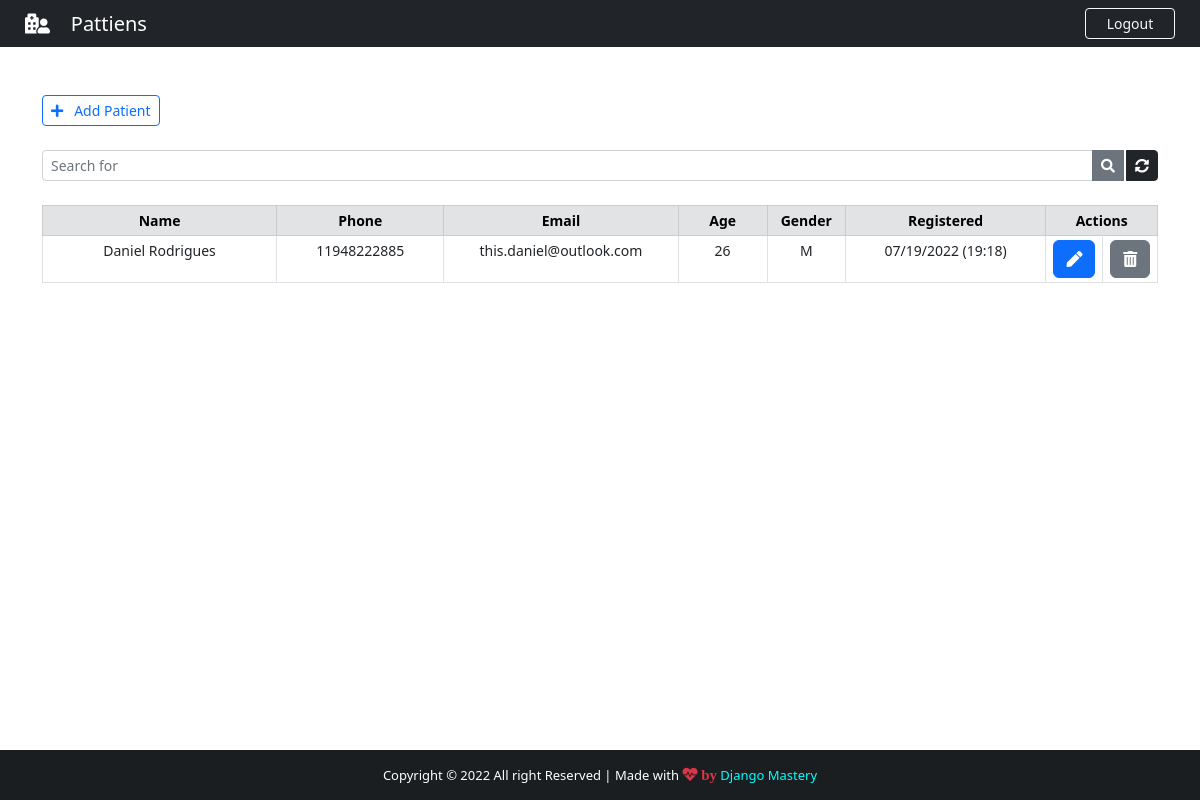
/hospital/backend/ (signed in), run on the app's committed database.
### hospital/models.py (models this page shows, shortened)
class Patient(models.Model):
    GENDER = (
        ('F', 'F'),
        ('M', 'M'),
    )
    id = models.IntegerField(primary_key=True)
    name = models.CharField(max_length=100)
    phone = models.CharField(max_length=100)
    email = models.CharField(max_length=100)
    age = models.CharField(max_length=100)
    gender = models.CharField(max_length=100, null=True, choices=GENDER)
    note = models.TextField(blank=True)
    created_at = models.DateTimeField(auto_now_add=True)

### hospital/views.py (the view)
# urls.py: path('backend/', views.backend, name='backend'),
@login_required(login_url='login')
def backend(request):
    if 'q' in request.GET:
        q = request.GET['q']
        all_patient_list = Patient.objects.filter(
            Q(name__icontains=q) | Q(phone=q) | Q(email=q) | Q(age=q) | Q(gender=q) | Q(note=q)
        ).order_by('-id')
    else:
        all_patient_list = Patient.objects.all().order_by('-id')
    paginator = Paginator(all_patient_list, 2)
    page = request.GET.get('page')
    all_patient = paginator.get_page(page)
    return render(request, 'hospital/backend.html', {"patients": all_patient})

### templates/hospital/backend.html (shortened to what this page needs)
{% extends './base.html' %}
{% block navbar-content %}
    <i class="fas fa-hospital-user"></i> &nbsp;&nbsp; Pattiens
{% endblock navbar-content %}
{% block nav-btn %}
    <a href="{% url 'logout' %}" class="btn btn-outline-danger text-light border-light btn-sm" id="btn-nav">Logout</a>
{% endblock nav-btn %}
{% block content %}
<div class="container">
    <br><br>
    <div class="d-flex justify-content-between">
        <a href="{% url 'add_patient' %}" class="btn btn-outline-primary btn-sm" ><i class=" fas fa-plus"></i>&nbsp;&nbsp; Add Patient</a>
    </div>
    <form >
        <div class="input-group input-group-sm mb-3 mt-4">
            <input name="q" type="text" class="form-control" placeholder="Search for" value="{{ request.GET.q }}">
            <button class="btn btn-secondary"><i class="fas fa-search"></i></button>
            <a href="{% url 'backend' %}" class="btn btn-dark" style="margin-left: 2px;"><i class="fas fa-sync-alt"></i></a>
        </div>
    </form>
    <center>
        <table class="table table-bordered table-sm mt-4" style="text-align: center; font-size:14px;">
            <thead class="table-secondary">
                <tr>
                    <th style="width:21%;">Name</th>
                    <th style="width:15%;">Phone</th>
                    <th style="width:21%;">Email</th>
                    <th style="width:8%;">Age</th>
                    <th style="width:7%;">Gender</th>
                    <th style="width:18%;">Registered</th>
                    <th style="width:10%;" colspan="2">Actions</th>
                </tr>
            </thead>
            {% for patient in patients %}
            <tr>
                <td>{{ patient.name }} </td>
                <td>{{ patient.phone }} </td>
                <td>{{ patient.email }} </td>
                <td>{{ patient.age }} </td>
                <td>{{ patient.gender }} </td>
                <td>{{ patient.created_at | date:'m/d/Y (H:i)' }} </td>
                <td>
                    <a href="/hospital/patient/{{ patient.id }}" class="btn btn-primary" title="Edit Patient">
                        <i class="fas fa-pen"></i>
                    </a>
                </td>
                <td>
                    <a href="/hospital/delete_patient/{{ patient.id }}" class="btn btn-secondary" title="Delete Patient">
                        <i class="fas fa-trash-alt"></i>
                    </a>
                </td>
            </tr>
            {% endfor %}
        </table>
    </center>
</div>
{% endblock content %}

### static/hospital/css/style.css (style rules this page uses)
html, body { height: 100%; margin: 0; max-width: 100%; overflow: hidden; }
#btn-nav { width: 90px; float: right; margin-right: 25px; }

### data on the page
Patient: name "Daniel Rodrigues", phone "11948222885", email "this.daniel@outlook.com", age "26", gender "M", created_at "07/19/2022 (19:18)"
